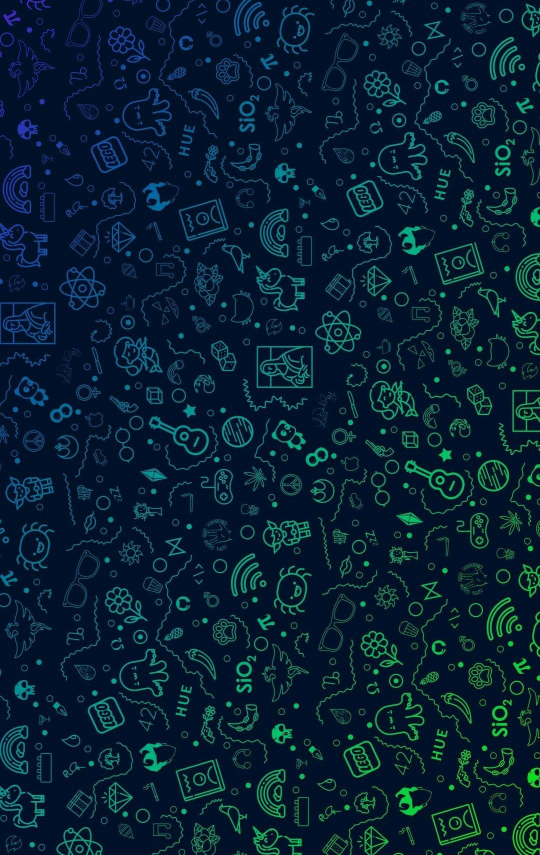
#> input picture test-foreground.png, 1080 x 1710 px (shown at 1/2 size)
$ jupyter execute --allow-errors extrusion-blending-notebook.ipynb   (shell and % lines are left out)   (older library calls are emulated)
#> lines starting #> are read from the running program, lines starting #| are printed output that depends on the picture
# Image Extrusion Blending
The goal is to blend an image into a background image and extrude the edges in the foreground image to make it visible after matching colors 1:1 with the background image.

Resources:
* https://www.meccanismocomplesso.org/en/opencv-python-edge-detection-and-image-gradient-analysis/https://www.meccanismocomplesso.org/en/opencv-python-edge-detection-and-image-gradient-analysis/

## Edge Detection and Image Gradient Analysis
See: https://www.meccanismocomplesso.org/en/opencv-python-edge-detection-and-image-gradient-analysis/

[cell 1]
import cv2
import numpy as np
from matplotlib import pyplot as plt
import color_transfer as ct
import json

[cell 2]
def display(img, title="Image", cmap="gray", figsize=(10,5)):
  plt.figure(figsize=figsize)
  plt.grid(False)
  plt.axis('off')
  plt.imshow(img, cmap=cmap)
  plt.title(title), plt.xticks([]), plt.yticks([])
  plt.show()

[cell 3]
def display_all(images: list, column_limit=2, cmap="gray", figsize=(10,5)) -> None:
  rows = 1
  cols = len(images)

  if cols > column_limit:
    rows = int(cols / column_limit) + 1
    cols = column_limit

  # Corner case check to ensure there's enough rows
  if (rows * cols) < len(images):
    rows += 1

  plt.figure(figsize=figsize)

  for entry, i in zip(images, range(len(images))):
    if "img" in entry:
      img = entry["img"]
      title = f"Image {i+1}" if "title" not in entry else entry["title"]

      plt.subplot(rows, cols, i+1)
      plt.imshow(img, cmap=cmap)
      plt.title(title)
      plt.xticks([]), plt.yticks([])

  plt.show()

[cell 4]
def display_filter_results(img, laplacian, sobel_x, sobel_y, figsize=(10,5)):
  rows = 2
  cols = 2

  plt.figure(figsize=figsize)

  plt.subplot(rows, cols, 1), plt.imshow(img,cmap = 'gray')
  plt.title('Original (Grayscale)'), plt.xticks([]), plt.yticks([])
  plt.subplot(rows, cols, 2), plt.imshow(laplacian,cmap = 'gray')
  plt.title('Laplacian'), plt.xticks([]), plt.yticks([])
  plt.subplot(rows, cols, 3), plt.imshow(sobel_x,cmap = 'gray')
  plt.title('Sobel X'), plt.xticks([]), plt.yticks([])
  plt.subplot(rows, cols, 4), plt.imshow(sobel_y,cmap = 'gray')
  plt.title('Sobel Y'), plt.xticks([]), plt.yticks([])

  plt.show()

[cell 5]
def display_sobel_xy(sobel_x, sobel_y, figsize=(10,5)):
  rows = 1
  cols = 2

  plt.figure(figsize=figsize)

  plt.subplot(rows, cols, 1), plt.imshow(sobel_x,cmap = 'gray')
  plt.title('Sobel X'), plt.xticks([]), plt.yticks([])
  plt.subplot(rows, cols, 2), plt.imshow(sobel_y,cmap = 'gray')
  plt.title('Sobel Y'), plt.xticks([]), plt.yticks([])

  plt.show()

[cell 6]
def save_img(img, fname="image.png", cmap="gray", fmt="png"):
  plt.imsave(fname=fname, arr=img, cmap=cmap, format=fmt)

[cell 7]
def is_equal_sides(img: np.ndarray) -> bool:
  """
  Determine whether an image length and width are equal to each other.

  Args:
    img (np.ndarray): Image to check width and height from shape.

  Returns:
    bool: Whether the image sides are equal.
  """
  s = img.shape
  return s[0] == s[1]

[cell 8]
# Read black and white test image and use laplacian and sobel algorithms to find edges
img = cv2.imread('blackandwhite.jpeg', 0)

#> (the rest of this cell did not finish here and is left out)

#> (a cell that did not finish here is left out)

#> (a cell that did not finish here is left out)

### Test Baseline Laplacian & Sobel Edge Detection on Sample Images

[cell 11]
# Read black and white test image and use laplacian and sobel algorithms to find edges
img = cv2.imread('gradient.jpeg', 0)

#> (the rest of this cell did not finish here and is left out)

[cell 12]
# Read black and white test image and use laplacian and sobel algorithms to find edges
img = cv2.imread('logos.jpeg', 0)

#> (the rest of this cell did not finish here and is left out)

[cell 13]
# Read black and white test image and use laplacian and sobel algorithms to find edges
img = cv2.imread('test-foreground.png', 0)
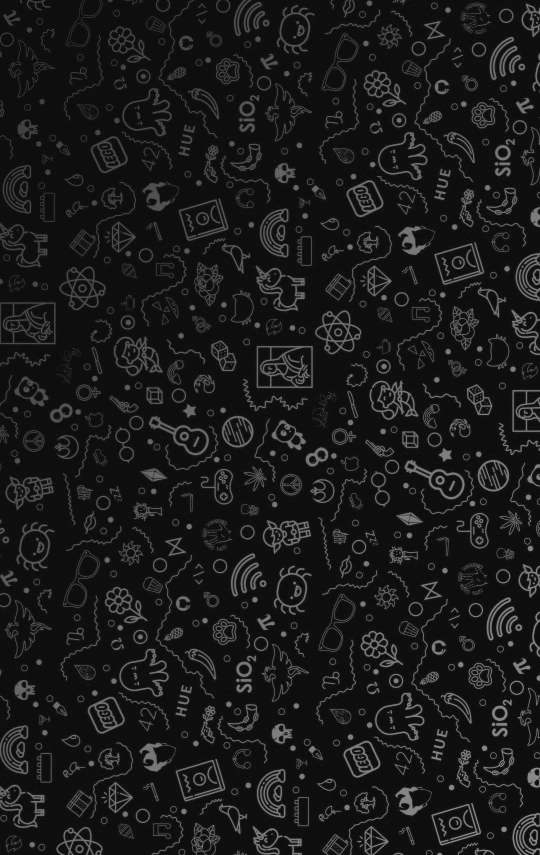
#> img: shape (1710, 1080) (shown at 1/2 size); min 1, max 180, mean 26.6

laplacian = cv2.Laplacian(img, cv2.CV_64F)
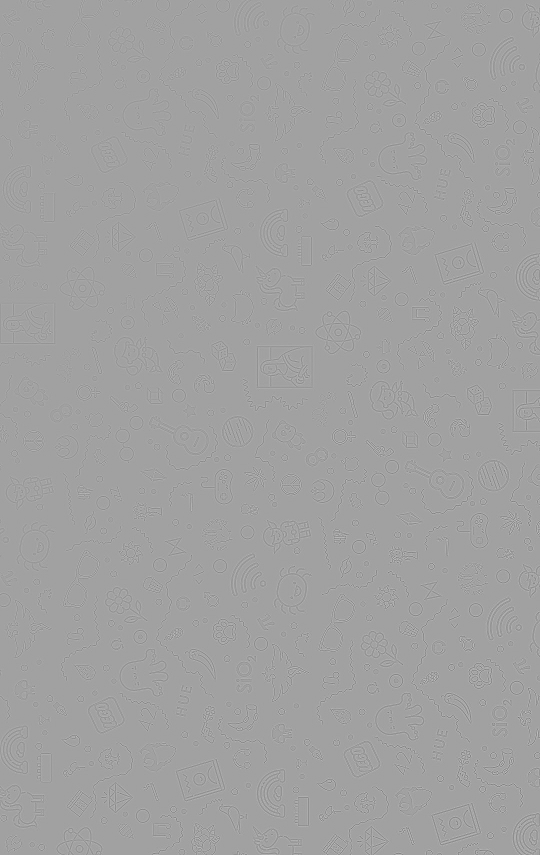
#> laplacian: shape (1710, 1080) float64 (shown at 1/2 size); min -558, max 325, mean 0; drawn with min black and max white
sobel_x = cv2.Sobel(img,cv2.CV_64F,1,0,ksize=7)
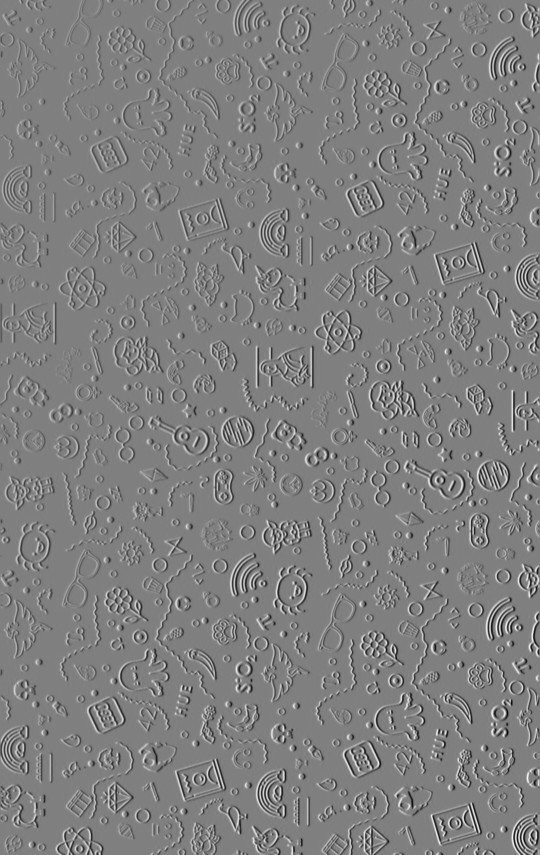
#> sobel_x: shape (1710, 1080) float64 (shown at 1/2 size); min -73597, max 73369, mean 23.9; drawn with min black and max white
sobel_y = cv2.Sobel(img,cv2.CV_64F,0,1,ksize=7)

display_filter_results(img, laplacian, sobel_x, sobel_y, figsize=(10,15))

[cell 14]
# Test sobel x and y combined
sobel_xy = cv2.Sobel(img,cv2.CV_64F,1,1,ksize=7)
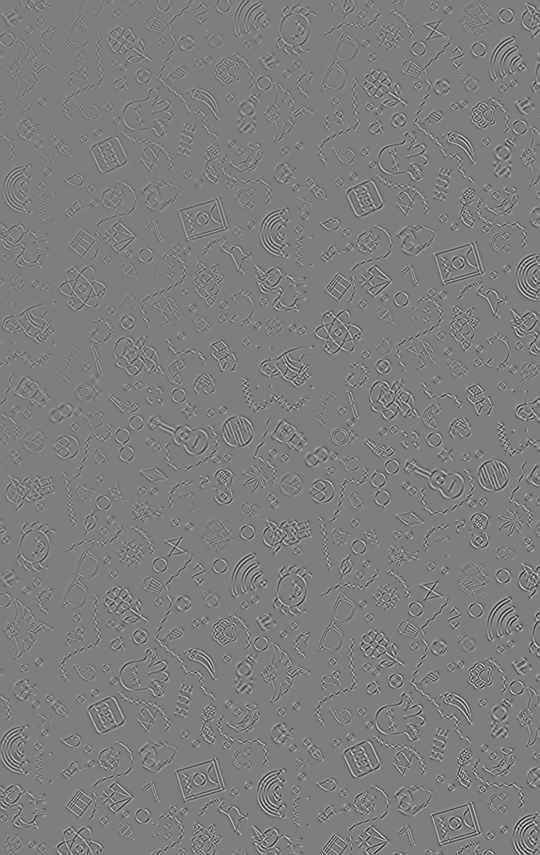
#> sobel_xy: shape (1710, 1080) float64 (shown at 1/2 size); min -18728, max 19007, mean 0; drawn with min black and max white
display(sobel_xy, "Sobel XY", figsize=(8,8))

## Combine Background & Foreground Images using Color Transfer
Apply Laplacian & Sorbel filters to foreground image and interlace background image coloring into the filtered foreground image (color transfer algorithm) to achieve final goal result

[cell 15]
help(cv2.imread)

[cell 16]
bg_img = cv2.imread('test-background.png')
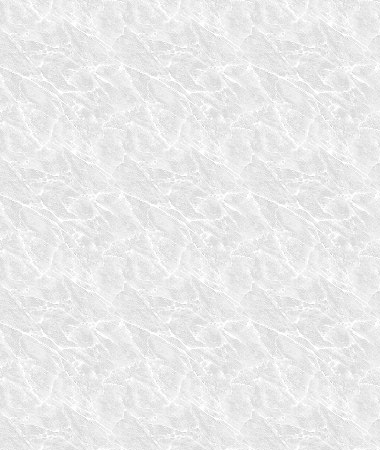
#> input picture test-background.png, 380 x 450 px
#> bg_img is the input picture: shape (450, 380, 3); min 194, max 255, mean 234.3
fg_img = cv2.imread('test-foreground.png') # NOTE: Read as grayscale with cv2.IMREAD_GRAYSCALE as 2nd arg
#> fg_img is the input picture: shape (1710, 1080, 3); mean B, G, R 50.8, 32.2, 7.5

[cell 17]
print(f"Background image shape: {bg_img.shape}")
#| Background image shape: (450, 380, 3)
print(f"Foreground image shape: {fg_img.shape}")
#| Foreground image shape: (1710, 1080, 3)

[cell 18]
# Convert foreground image to grayscale
gray_fg_img = cv2.cvtColor(fg_img, cv2.COLOR_BGR2GRAY)

[cell 19]
help(cv2.Sobel)

[cell 20]
# Apply Laplacian & Sorbel filters to foreground image
fg_laplacian = cv2.Laplacian(gray_fg_img, cv2.CV_64F)
fg_sobel_x = cv2.Sobel(gray_fg_img,cv2.CV_64F,1,0,ksize=7)
fg_sobel_y = cv2.Sobel(gray_fg_img,cv2.CV_64F,0,1,ksize=7)

display_sobel_xy(fg_sobel_x, fg_sobel_y, figsize=(10,15))

[cell 21]
# Select Sobel X results for remaining steps. Will let user deside once implemented as a standalone script
extruded_fg_img = fg_sobel_x

[cell 22]
# Resize foreground image to match the size of the background image
# Add ability to add padding around foreground image when image
# would be stretched to fit the size of the background image (e.g., when aspect ratios don't match)
equal_sides = is_equal_sides(fg_img)
#> equal_sides = False
print(f"Foreground has equal sides? {equal_sides}")

# Identify minimum bounds based on shape of background image
min_boundary = min(bg_img.shape[:2])
#> min_boundary = 380
print(f"Minimum boundary: {min_boundary}")

original_fg_shape = fg_img.shape
#> original_fg_shape = (1710, 1080, 3)
original_extruded_fg_shape = extruded_fg_img.shape
#> original_extruded_fg_shape = (1710, 1080)
h, w, c = bg_img.shape
#> h = 450; w = 380; c = 3

# Determine if the foreground image has equal sides and process accordingly
# Need to maintain aspect ratio when resizing within minimum boundary (calculated in previous step)
if equal_sides:
  print("Resizing foreground with added padding...")
  n = int(min_boundary / 2) # New size

  # Calculate top and bottom padding
  h_padding = int((h-n)/2)
  top = h_padding
  bottom = h_padding

  # Calculate left and right padding
  w_padding = int((w-n)/2)
  left = w_padding
  right = w_padding

  # print(json.dumps({
  #   "n": n,
  #   "h": h,
  #   "w": w,
  #   "top": top,
  #   "bottom": bottom,
  #   "left": left,
  #   "right": right,
  # }, indent=2))

  fg_img = cv2.resize(fg_img, (n, n), interpolation=cv2.INTER_AREA)
  fg_img = cv2.copyMakeBorder(
    fg_img,
    top,
    bottom,
    left,
    right,
    cv2.BORDER_CONSTANT,
    None,
    value=(128, 128, 128)
  )

  extruded_fg_img = cv2.resize(extruded_fg_img, (n, n), interpolation=cv2.INTER_AREA)
  extruded_fg_img = cv2.copyMakeBorder(
    extruded_fg_img,
    top,
    bottom,
    left,
    right,
    cv2.BORDER_CONSTANT,
    None,
    value=(128, 128, 128)
  )
else:
  print("Resizing foreground to match aspect ratio of background...")
  fg_img = cv2.resize(fg_img, (w, h), interpolation=cv2.INTER_AREA)
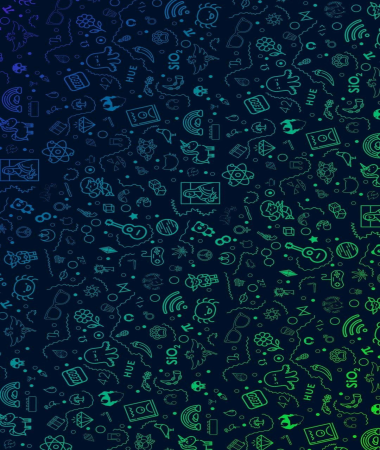
#> fg_img: shape (450, 380, 3); mean B, G, R 50.8, 32.2, 7.5
  extruded_fg_img = cv2.resize(extruded_fg_img, (w, h), interpolation=cv2.INTER_AREA)
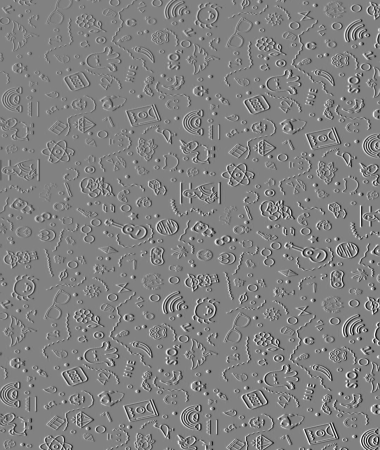
#> extruded_fg_img: shape (450, 380) float64; min -59712.2, max 57642.6, mean 24; drawn with min black and max white

print(f"Background image size is {bg_img.shape}")
print(f"Foreground image resized from {original_fg_shape} to {fg_img.shape}")
print(f"Extruded foreground image resized from {original_extruded_fg_shape} to {extruded_fg_img.shape}")

display(extruded_fg_img, "Resized Extruded Foreground")

[cell 23]
print(f"Foreground image shape:          {fg_img.shape}")
print(f"Background image shape:          {bg_img.shape}")
print(f"Extruded foreground image shape: {extruded_fg_img.shape}")

[cell 24]
# Fill in gray with r x c single gradation, where r is rows and c is columns
h, w, _ = fg_img.shape
gray_img = np.tile(np.uint8([127]), (h, w ,1))

[cell 25]
gray_img.shape
#> Out = (450, 380, 1)

[cell 26]
fg_img.shape
#> Out = (450, 380, 3)

[cell 27]
# Convert extruded foreground image from grayscale to color
# NOTE: Results in black and white image
final_fg_img = cv2.cvtColor(extruded_fg_img.astype(np.float32), cv2.COLOR_GRAY2RGB)
final_fg_img = np.clip(final_fg_img, 0, 1) # Clip to ensure float values are between 0 and 1
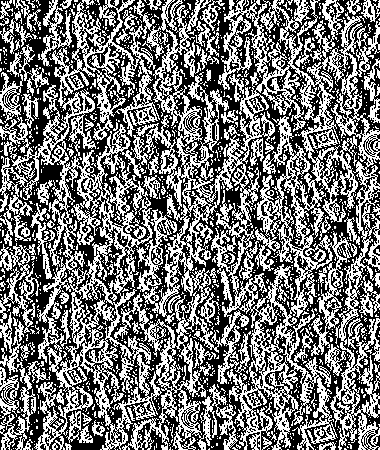
#> final_fg_img: shape (450, 380, 3) float32; min 0, max 1, mean 0.464

[cell 28]
final_fg_img.shape

[cell 29]
help(display_all)

[cell 30]
display_all([
  { "img": extruded_fg_img, "title": "Resized Extruded Foreground Image without Channels" },
  { "img": final_fg_img, "title": "Resized Extruded Foreground Image with Channels" },
  { "img": bg_img, "title": "Background Image" },
], figsize=(12,12), column_limit=2)

Save extruded image to disc so it can be read in with alpha channels and original grayscale look in tact. See https://stackoverflow.com/a/63091765

**NOTE:** Inverted grayscale is gray_r, which make extruded areas concave rather than the desired convex appearance

[cell 31]
save_img(final_fg_img, fname='bw_extruded_fg_img.png')

[cell 32]
save_img(extruded_fg_img, fname='extruded_fg_img.png')

Read the extruded image back in from disc using opencv to prepare for color transferring

[cell 33]
final_fg_img = cv2.imread('bw_extruded_fg_img.png')
extruded_fg_img = cv2.imread('extruded_fg_img.png')

[cell 34]
if extruded_fg_img.shape == bg_img.shape:
  print("Extruded foreground image shape matches background image shape.")
else:
  print("Extruded foreground image shape doesn't match background image shape.")

print(f"|-- Foreground shape: {extruded_fg_img.shape}")
print(f"|-- Background shape: {bg_img.shape}")

[cell 35]
# help(cv2.Canny)

[cell 36]
# Dialate foreground image to emphasize extrusion
# Taking a matrix of size 5 as the kernel
# kernel = np.ones((5, 5), np.uint8)

# The first parameter is the original image,
# kernel is the matrix with which image is
# convolved and third parameter is the number
# of iterations, which will determine how much
# you want to erode/dilate a given image.
# dilated_fg_img = cv2.dilate(extruded_fg_img, kernel, iterations=1)

[cell 37]
# canny_fg_img = cv2.Canny(extruded_fg_img, 100, 200)

[cell 38]
help(display)

[cell 39]
# Display new extruded image with color alpha channels
# Disabling color map (cmap) for proof of concept that the new extruded image is colored
display(
  extruded_fg_img,
  "Resized Extruded Foreground Image with Channels",
  cmap=None
)

[cell 40]
# Display black and white extruded image with color alpha channels
# Disabling color map (cmap) for proof of concept that the new extruded image is colored
display(
  final_fg_img,
  "Black and White Extruded Foreground Image with Channels",
  cmap=None
)

[cell 41]
# Convert black pixels to white
# Get (i, j) positions of all RGB pixels that are black (i.e. [0, 0, 0])
black_pixels = np.where(
    (final_fg_img[:, :, 0] == 0) &
    (final_fg_img[:, :, 1] == 0) &
    (final_fg_img[:, :, 2] == 0)
)
#> black_pixels = 91061 positions, rows 0 to 449, columns 0 to 379

# Set those pixels to gray
final_fg_img[black_pixels] = [128, 128, 128]
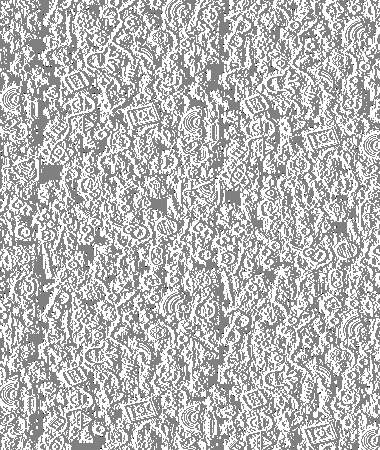
#> final_fg_img: shape (450, 380, 3); min 1, max 255, mean 186.4

[cell 42]
display(
  final_fg_img,
  "Modified Extruded Foreground Image with Channels",
  cmap=None
)

**Goal:** Apply background image as a skin to the extruded foreground image

[cell 43]
help(cv2.addWeighted)

[cell 44]
# Use image blending to achieve desired result
fg_weight = 0.55
bg_weight = 0.65
scalar = 20.0 # Scalar added to each sum when blending images
blended_img = cv2.addWeighted(extruded_fg_img, fg_weight, bg_img, bg_weight, scalar)
# blended_img = cv2.addWeighted(bg_img, bg_weight, final_fg_img, fg_weight, scalar)

print("Final Blended Image")
display(blended_img, title=None, cmap=None, figsize=(8,8))

[cell 45]
# Display all images for comparison of start to finish
display_all([
  { "img": extruded_fg_img, "title": "Foreground" },
  { "img": bg_img, "title": "Background" },
  { "img": blended_img, "title": "Blended" },
], figsize=(15,15), column_limit=3)

[cell 46]
# Save final result to file
save_img(blended_img, fname='blended.png')

The main processing is complete. However, the following sections contain a few experiments that were conducted when determining the best way to blend the extruded foreground image with the selected background image.

## Color Transfer Experiment

#> (a cell that did not finish here is left out)

#> (a cell that did not finish here is left out)

## Image Dilation Experiment
Experiment with dilating random regions of interest (ROI) in background image to see if dilation achieves the desired extrusion effect.

If the answer is yes, then the path forward will be to post-process the extruded background image to be black and white. Pixes that are white (e.g., value of 1) will be indicators for where in the background image dialation should be applied. Pixels that are black (e.g., value of 0) will be skipped.

[cell 49]
# Make a copy of the background image to prevent from making changes to the original
bg_img_copy = bg_img.copy()

[cell 50]
# Taking a matrix of size 5 as the kernel
kernel = np.ones((5, 5), np.uint8)
img_dilation = cv2.dilate(bg_img_copy, kernel, iterations=1)
display(img_dilation, "Dilation Example", cmap=None)

[cell 51]
# Dilate only region of interest (ROI)
roi = bg_img[:100, :100, :]
roi[:] = cv2.dilate(roi, kernel) # the [:] is important
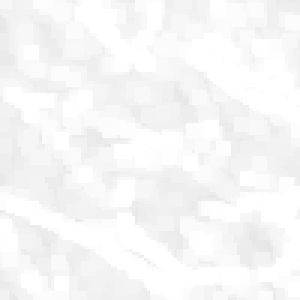
#> roi: shape (100, 100, 3) (shown 3 times larger); min 229, max 255, mean 247.3
display(roi, "Dialation on ROI Example", cmap=None)

[cell 52]
display(bg_img, "Background Image with Dilation Example", cmap=None)
